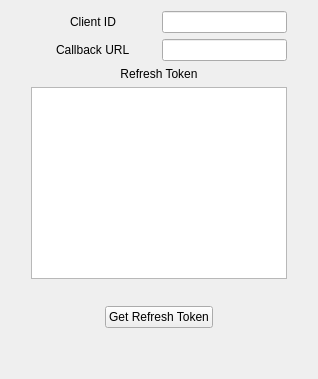
            <widget class="QWidget" name="tab_2">
             <attribute name="title">
              <string>td</string>
             </attribute>
             <layout class="QHBoxLayout" name="horizontalLayout_14">
              <item>
               <layout class="QVBoxLayout" name="verticalLayout">
                <property name="leftMargin">
                 <number>20</number>
                </property>
                <property name="rightMargin">
                 <number>20</number>
                </property>
                <item>
                 <layout class="QHBoxLayout" name="horizontalLayout_3">
                  <item alignment="Qt::AlignHCenter">
                   <widget class="QLabel" name="label_2">
                    <property name="text">
                     <string>&lt;html&gt;&lt;head/&gt;&lt;body&gt;&lt;p&gt;Client ID&lt;/p&gt;&lt;/body&gt;&lt;/html&gt;</string>
                    </property>
                   </widget>
                  </item>
                  <item>
                   <widget class="QLineEdit" name="lineEdit_clientID">
                    <property name="sizePolicy">
                     <sizepolicy hsizetype="Preferred" vsizetype="Fixed">
                      <horstretch>0</horstretch>
                      <verstretch>0</verstretch>
                     </sizepolicy>
                    </property>
                   </widget>
                  </item>
                 </layout>
                </item>
                <item>
                 <layout class="QHBoxLayout" name="horizontalLayout_17">
                  <item alignment="Qt::AlignHCenter">
                   <widget class="QLabel" name="label_13">
                    <property name="text">
                     <string>Callback URL</string>
                    </property>
                   </widget>
                  </item>
                  <item>
                   <widget class="QLineEdit" name="lineEdit_redirect_uri">
                    <property name="sizePolicy">
                     <sizepolicy hsizetype="Preferred" vsizetype="Fixed">
                      <horstretch>0</horstretch>
                      <verstretch>0</verstretch>
                     </sizepolicy>
                    </property>
                   </widget>
                  </item>
                 </layout>
                </item>
                <item alignment="Qt::AlignHCenter">
                 <widget class="QLabel" name="label_3">
                  <property name="text">
                   <string>&lt;html&gt;&lt;head/&gt;&lt;body&gt;&lt;p align=&quot;center&quot;&gt;Refresh Token&lt;/p&gt;&lt;/body&gt;&lt;/html&gt;</string>
                  </property>
                 </widget>
                </item>
                <item>
                 <widget class="QTextEdit" name="textEdit_refreshToken">
                  <property name="sizePolicy">
                   <sizepolicy hsizetype="Preferred" vsizetype="Expanding">
                    <horstretch>0</horstretch>
                    <verstretch>0</verstretch>
                   </sizepolicy>
                  </property>
                 </widget>
                </item>
                <item>
                 <widget class="QLabel" name="label_14">
                  <property name="text">
                   <string>&lt;!DOCTYPE HTML PUBLIC &quot;-//W3C//DTD HTML 4.0//EN&quot; &quot;http://www.w3.org/TR/REC-html40/strict.dtd&quot;&gt;
&lt;html&gt;&lt;head&gt;&lt;meta name=&quot;qrichtext&quot; content=&quot;1&quot; /&gt;&lt;style type=&quot;text/css&quot;&gt;
p, li { white-space: pre-wrap; }
&lt;/style&gt;&lt;/head&gt;&lt;body style=&quot; font-family:'SimSun'; font-size:9pt; font-weight:400; font-style:normal;&quot;&gt;
&lt;p align=&quot;center&quot; style=&quot;-qt-paragraph-type:empty; margin-top:12px; margin-bottom:12px; margin-left:0px; margin-right:0px; -qt-block-indent:0; text-indent:0px; font-family:'MS Shell Dlg 2'; font-size:10pt;&quot;&gt;&lt;br /&gt;&lt;/p&gt;&lt;/body&gt;&lt;/html&gt;</string>
                  </property>
                 </widget>
                </item>
                <item alignment="Qt::AlignHCenter">
                 <widget class="QPushButton" name="pushButton_generateToken">
                  <property name="sizePolicy">
                   <sizepolicy hsizetype="Fixed" vsizetype="Fixed">
                    <horstretch>0</horstretch>
                    <verstretch>0</verstretch>
                   </sizepolicy>
                  </property>
                  <property name="text">
                   <string>Get Refresh Token</string>
                  </property>
                 </widget>
                </item>
                <item>
                 <spacer name="verticalSpacer_4">
                  <property name="orientation">
                   <enum>Qt::Vertical</enum>
                  </property>
                  <property name="sizeHint" stdset="0">
                   <size>
                    <width>20</width>
                    <height>40</height>
                   </size>
                  </property>
                 </spacer>
                </item>
               </layout>
              </item>
             </layout>
            </widget>
